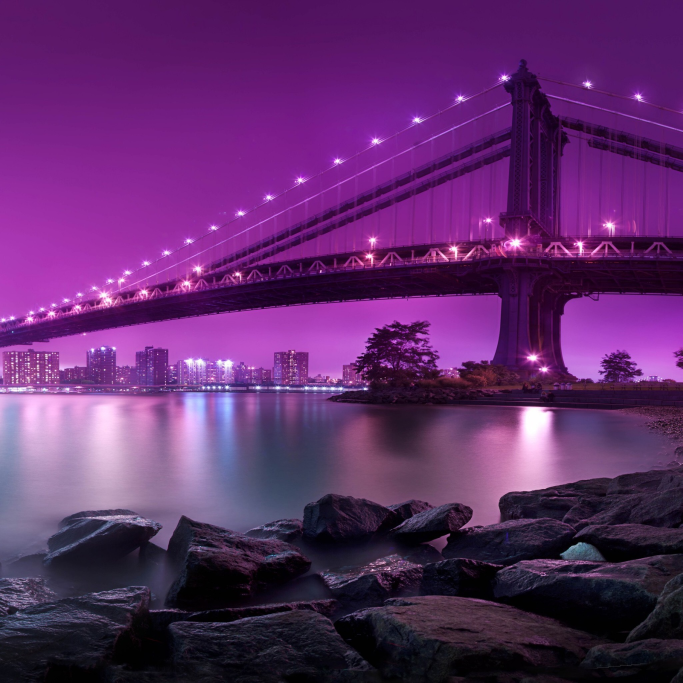
#> input picture maps/pict.jpg, 2048 x 2048 px, found by its file name (shown at 1/3 size); its folder holds only this picture in this run
$ python comp.py
#> lines starting #> are read from the running program, lines starting #| are printed output that depends on the picture
#> the answer given: maps/pict.jpg
from PIL import Image

def compressing(name):
#> called with name = 'maps/maps/pict.jpg'
    image1 = Image.open(name)
#> image1 is the input picture: PIL image 2048x2048 RGB; mean R, G, B 95.7, 43.5, 106.3
    print(image1.size)
#| (2048, 2048)
    width2 = 32
    width = image1.size[0]
#> width = 2048
    height = image1.size[1]
#> height = 2048
    height2 = int(height / width * width2)
#> height2 = 32
    image3 = image1.resize([width2,height2]) #, Image.BICUBIC)
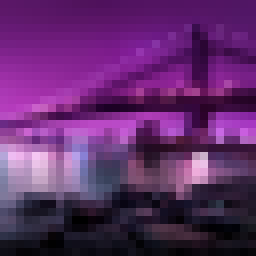
#> image3: PIL image 32x32 RGB (shown 8 times larger); mean R, G, B 95.7, 43.5, 106.3
    image3 = image3.quantize(15)
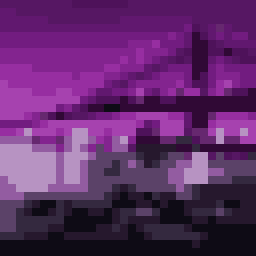
#> image3: PIL image 32x32 P (shown 8 times larger); mean R, G, B 94.6, 42, 105.2
    #image3.save('D:\\games\\test3.png')
    final = []
    list_ = image3.load()
    pal = image3.getpalette()
#> pal = 45 values, max 194 at index 2, min 9 at index 40, mean 85.07
    for y in range(height2):
        rs=[]
        for x in range(width2):
            px = image3.getpixel((x,y))
            r=pal[px*3]
            g=pal[px*3+1]
            b=pal[px*3+2]
            #print (px, r,g,b)
            if r == 255 and g == 255 and b == 255:
                rs.append(0)
            else:
                rs.append((r, g, b))
        final.append(rs)
#> after the loop, final = 32 items

    return final

def fin(img, map):
    final = compressing(img)
#> final = 32 items
    f = open(str(map) +'.py', 'w')
    f.write('grid = ' + str(final) + '\n')
    f.close()

name = 'maps/'+str(input())
fin(name, name.split('.')[0])

$ run again, on maps/seva.jpg
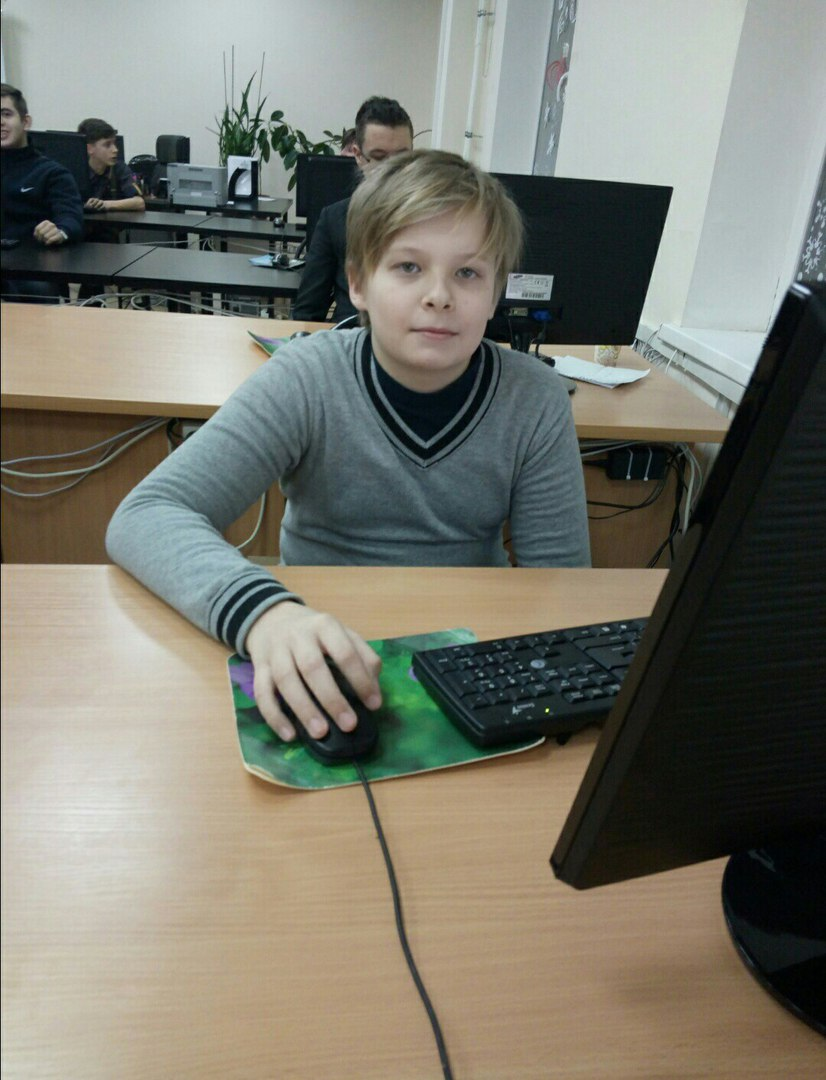
#> input picture maps/seva.jpg, 826 x 1080 px, found by its file name
#> in compressing, image1 is the input picture: PIL image 826x1080 RGB; mean R, G, B 121.9, 121.5, 110.6
#| (826, 1080)
#> in compressing, `image3 = image1.resize([width2,height2])`:
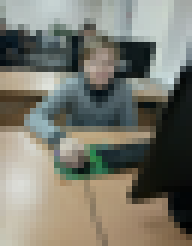
#> image3: PIL image 32x41 RGB (shown 6 times larger); mean R, G, B 122, 121.6, 110.7
#> in compressing, `image3 = image3.quantize(15)`:
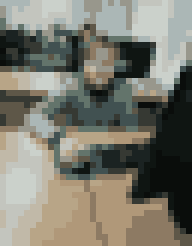
#> image3: PIL image 32x41 P (shown 6 times larger); mean R, G, B 122.8, 122, 110.8
#> pal = 45 values, max 209 at index 1, min 10 at index 42, mean 114.8
#> after the loop in compressing, `for y in range(height2):`: final = 41 items
